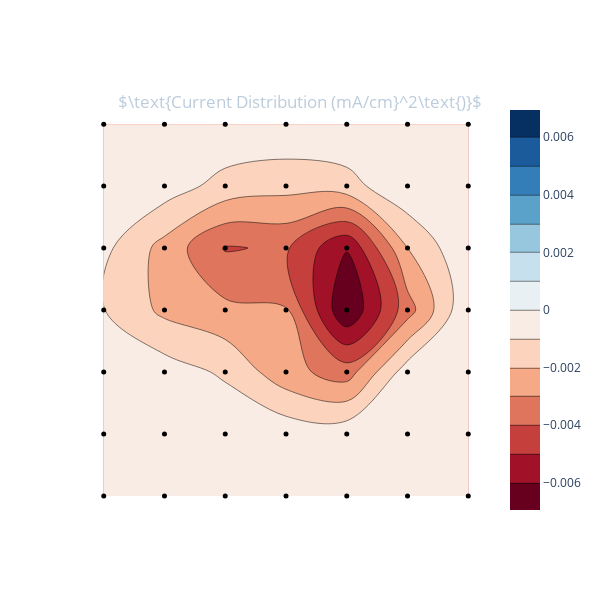

Here is the notebook cell this chart was saved with:
### Markdown cell above
### Run the following cell just to get a quick reading

### Code cell
currents = data.readCurrents(centre5x5 = False)
apl.plotI(currents)

### Figure 1 — Plotly figure (JSON) as saved in the notebook; plotly's stock layout.template omitted (floating-point values rounded to 4 significant figures)
{"data": [{"colorscale": [[0, "rgb(103,0,31)"], [0.1, "rgb(178,24,43)"], [0.2, "rgb(214,96,77)"], [0.3, "rgb(244,165,130)"], [0.4, "rgb(253,219,199)"], [0.5, "rgb(247,247,247)"], [0.6, "rgb(209,229,240)"], [0.7, "rgb(146,197,222)"], [0.8, "rgb(67,147,195)"], [0.9, "rgb(33,102,172)"], [1, "rgb(5,48,97)"]], "ncontours": 21, "type": "contour", "z": [[-7.641e-05, -0.0001173, -6.849e-05, -7.237e-05, -9.607e-05, -0.0001818, -0.0001135], [-0.0001316, -0.0001073, -0.000189, -0.0003441, -0.0003292, -9.533e-05, -0.0001797], [-0.0001966, -0.000506, -0.00116, -0.002643, -0.003491, -0.0004702, -0.0001119], [-0.0009708, -0.002233, -0.002762, -0.002942, -0.006945, -0.003449, -0.0001029], [-0.0007496, -0.00235, -0.004073, -0.003878, -0.005937, -0.002, -0.0001132], [-0.0002865, -0.0004943, -0.001361, -0.001669, -0.001388, -0.0001933, -0.0001614], [-0.0001049, -0.0001574, -0.0001159, -0.0001315, -0.0001097, -0.0001472, -9.153e-05]], "zmax": 0.006945, "zmid": 0, "zmin": -0.006945}, {"marker": {"color": "rgb(0, 0, 0)", "size": 5}, "mode": "markers", "type": "scatter", "x": [0, 1, 2, 3, 4, 5, 6, 0, 1, 2, 3, 4, 5, 6, 0, 1, 2, 3, 4, 5, 6, 0, 1, 2, 3, 4, 5, 6, 0, 1, 2, 3, 4, 5, 6, 0, 1, 2, 3, 4, 5, 6, 0, 1, 2, 3, 4, 5, 6], "y": [0, 0, 0, 0, 0, 0, 0, 1, 1, 1, 1, 1, 1, 1, 2, 2, 2, 2, 2, 2, 2, 3, 3, 3, 3, 3, 3, 3, 4, 4, 4, 4, 4, 4, 4, 5, 5, 5, 5, 5, 5, 5, 6, 6, 6, 6, 6, 6, 6]}], "layout": {"height": 600, "paper_bgcolor": "rgba(0,0,0,0)", "plot_bgcolor": "rgba(0,0,0,0)", "title": {"font": {"color": "#BCCCDC"}, "text": "$\\text{Current Distribution (mA/cm}^2\\text{)}$", "x": 0.5, "xanchor": "center", "y": 0.84, "yanchor": "top"}, "width": 600, "xaxis": {"showgrid": false, "showticklabels": false, "tickmode": "linear"}, "yaxis": {"showgrid": false, "showticklabels": false}}}
